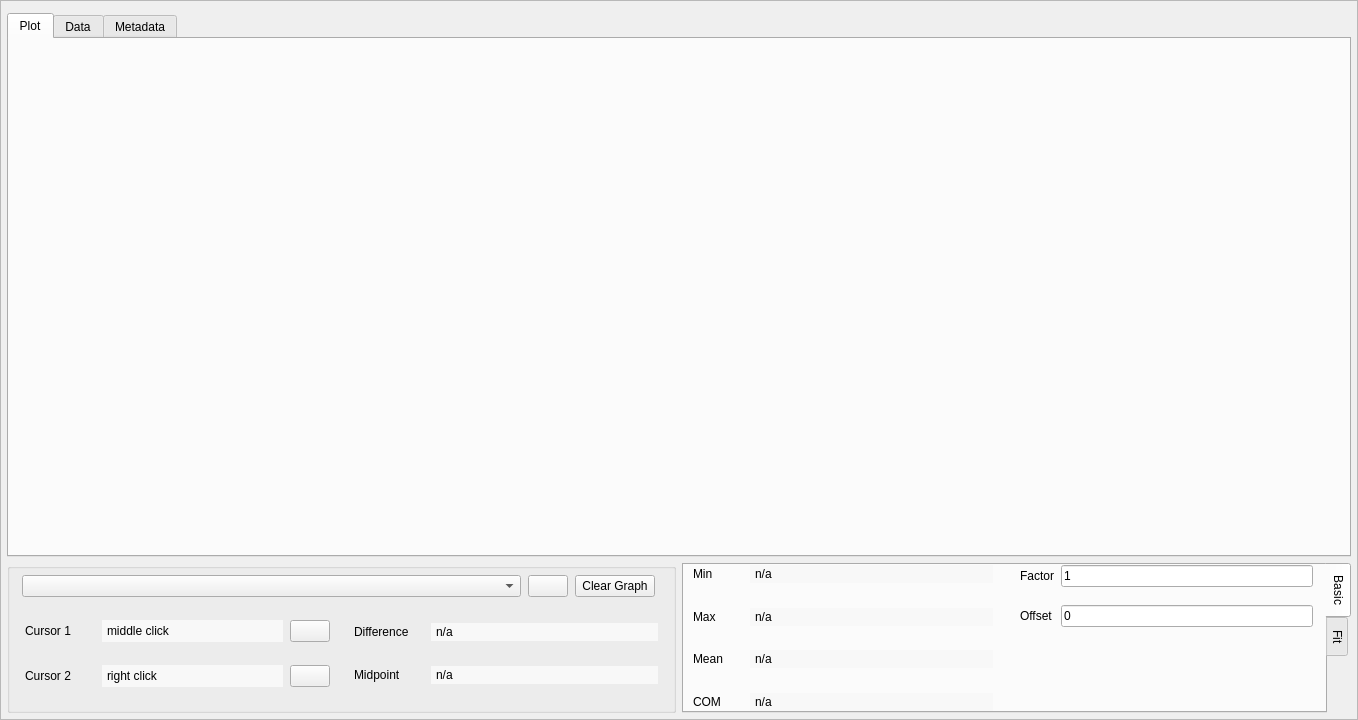
<?xml version="1.0" encoding="UTF-8"?>
<ui version="4.0">
 <class>Form</class>
 <widget class="QWidget" name="Form">
  <property name="geometry">
   <rect>
    <x>0</x>
    <y>0</y>
    <width>1358</width>
    <height>720</height>
   </rect>
  </property>
  <property name="windowTitle">
   <string>Form</string>
  </property>
  <layout class="QVBoxLayout" name="verticalLayout_2">
   <property name="spacing">
    <number>-1</number>
   </property>
   <property name="leftMargin">
    <number>0</number>
   </property>
   <property name="topMargin">
    <number>0</number>
   </property>
   <property name="rightMargin">
    <number>0</number>
   </property>
   <property name="bottomMargin">
    <number>0</number>
   </property>
   <item>
    <widget class="QScrollArea" name="scrollArea">
     <property name="sizeAdjustPolicy">
      <enum>QAbstractScrollArea::AdjustIgnored</enum>
     </property>
     <property name="widgetResizable">
      <bool>true</bool>
     </property>
     <widget class="QWidget" name="scrollAreaWidgetContents">
      <property name="geometry">
       <rect>
        <x>0</x>
        <y>0</y>
        <width>1356</width>
        <height>718</height>
       </rect>
      </property>
      <layout class="QVBoxLayout" name="verticalLayout">
       <property name="spacing">
        <number>6</number>
       </property>
       <property name="leftMargin">
        <number>6</number>
       </property>
       <property name="topMargin">
        <number>12</number>
       </property>
       <property name="rightMargin">
        <number>6</number>
       </property>
       <property name="bottomMargin">
        <number>6</number>
       </property>
       <item>
        <widget class="QTabWidget" name="tabWidget">
         <property name="currentIndex">
          <number>0</number>
         </property>
         <widget class="QWidget" name="plotPageMpl">
          <attribute name="title">
           <string>Plot</string>
          </attribute>
          <layout class="QVBoxLayout" name="verticalLayout_3">
           <property name="leftMargin">
            <number>6</number>
           </property>
           <property name="topMargin">
            <number>6</number>
           </property>
           <property name="rightMargin">
            <number>6</number>
           </property>
           <property name="bottomMargin">
            <number>6</number>
           </property>
           <item>
            <widget class="QWidget" name="plotMPL" native="true"/>
           </item>
          </layout>
         </widget>
         <widget class="QWidget" name="dataPage">
          <attribute name="title">
           <string>Data</string>
          </attribute>
          <layout class="QVBoxLayout" name="vblayout_4">
           <property name="leftMargin">
            <number>10</number>
           </property>
           <property name="topMargin">
            <number>10</number>
           </property>
           <property name="rightMargin">
            <number>10</number>
           </property>
           <property name="bottomMargin">
            <number>10</number>
           </property>
           <item>
            <widget class="QTableView" name="tableView">
             <property name="frameShape">
              <enum>QFrame::NoFrame</enum>
             </property>
             <property name="alternatingRowColors">
              <bool>true</bool>
             </property>
             <property name="selectionBehavior">
              <enum>QAbstractItemView::SelectRows</enum>
             </property>
             <property name="gridStyle">
              <enum>Qt::DotLine</enum>
             </property>
            </widget>
           </item>
          </layout>
         </widget>
         <widget class="QWidget" name="metadataPage">
          <attribute name="title">
           <string>Metadata</string>
          </attribute>
          <layout class="QVBoxLayout" name="vblayout_3">
           <property name="topMargin">
            <number>20</number>
           </property>
           <item>
            <widget class="QTextBrowser" name="metadata">
             <property name="font">
              <font>
               <family>Monospace</family>
               <pointsize>10</pointsize>
              </font>
             </property>
             <property name="frameShape">
              <enum>QFrame::NoFrame</enum>
             </property>
            </widget>
           </item>
          </layout>
         </widget>
        </widget>
       </item>
       <item>
        <widget class="QWidget" name="infoPanel" native="true">
         <property name="sizePolicy">
          <sizepolicy hsizetype="Preferred" vsizetype="Fixed">
           <horstretch>0</horstretch>
           <verstretch>0</verstretch>
          </sizepolicy>
         </property>
         <property name="minimumSize">
          <size>
           <width>0</width>
           <height>150</height>
          </size>
         </property>
         <property name="maximumSize">
          <size>
           <width>16777215</width>
           <height>150</height>
          </size>
         </property>
         <layout class="QHBoxLayout" name="horizontalLayout">
          <property name="spacing">
           <number>-1</number>
          </property>
          <property name="leftMargin">
           <number>0</number>
          </property>
          <property name="topMargin">
           <number>0</number>
          </property>
          <property name="rightMargin">
           <number>0</number>
          </property>
          <property name="bottomMargin">
           <number>0</number>
          </property>
          <item>
           <widget class="QGroupBox" name="cursorInfo">
            <property name="sizePolicy">
             <sizepolicy hsizetype="Preferred" vsizetype="Expanding">
              <horstretch>1</horstretch>
              <verstretch>0</verstretch>
             </sizepolicy>
            </property>
            <property name="minimumSize">
             <size>
              <width>0</width>
              <height>0</height>
             </size>
            </property>
            <property name="title">
             <string/>
            </property>
            <layout class="QVBoxLayout" name="verticalLayout_1">
             <property name="spacing">
              <number>0</number>
             </property>
             <property name="leftMargin">
              <number>6</number>
             </property>
             <property name="topMargin">
              <number>6</number>
             </property>
             <property name="rightMargin">
              <number>6</number>
             </property>
             <property name="bottomMargin">
              <number>0</number>
             </property>
             <!-- <item>
              <widget class="QLabel" name="filePath_viz">
               <property name="toolTip">
                <string>Selected curve file path</string>
               </property>
               <property name="styleSheet">
                <string notr="true">QLabel {
    background-color: rgb(248, 248, 248);
    border: none;
    padding: 2px;
    color: rgb(100, 100, 100); /* Light grey text */
}</string>
               </property>
               <property name="text">
                <string>File Path</string>
               </property>
               <property name="indent">
                <number>5</number>
               </property>
              </widget>
             </item> -->
             <item>
              <widget class="QWidget" name="curves" native="true">
               <property name="sizePolicy">
                <sizepolicy hsizetype="Preferred" vsizetype="Maximum">
                 <horstretch>0</horstretch>
                 <verstretch>0</verstretch>
                </sizepolicy>
               </property>
               <property name="maximumSize">
                <size>
                 <width>16777215</width>
                 <height>40</height>
                </size>
               </property>
               <layout class="QHBoxLayout" name="horizontalLayout_1">
                <property name="spacing">
                 <number>7</number>
                </property>
                <property name="leftMargin">
                 <number>6</number>
                </property>
                <property name="topMargin">
                 <number>0</number>
                </property>
                <property name="rightMargin">
                 <number>12</number>
                </property>
                <property name="bottomMargin">
                 <number>0</number>
                </property>
                <item>
                 <widget class="QComboBox" name="curveBox">
                  <property name="sizePolicy">
                   <sizepolicy hsizetype="Expanding" vsizetype="Fixed">
                    <horstretch>0</horstretch>
                    <verstretch>0</verstretch>
                   </sizepolicy>
                  </property>
                  <property name="toolTip">
                   <string/>
                  </property>
                 </widget>
                </item>
                <item>
                 <widget class="QPushButton" name="curveRemove">
                  <property name="toolTip">
                   <string>Remove selected curve from graph</string>
                  </property>
                  <property name="text">
                   <string/>
                  </property>
                  <property name="icon">
                   <iconset>
                    <normaloff>delete.png</normaloff>delete.png</iconset>
                  </property>
                  <property name="iconSize">
                   <size>
                    <width>14</width>
                    <height>14</height>
                   </size>
                  </property>
                 </widget>
                </item>
                <item>
                 <widget class="QPushButton" name="clearAll">
                  <property name="text">
                   <string>Clear Graph</string>
                  </property>
                 </widget>
                </item>
               </layout>
              </widget>
             </item>
             <item>
              <widget class="QWidget" name="basicStats" native="true">
               <layout class="QGridLayout" name="gridlayout_2" columnstretch="1,1">
                <property name="leftMargin">
                 <number>0</number>
                </property>
                <property name="topMargin">
                 <number>0</number>
                </property>
                <property name="rightMargin">
                 <number>0</number>
                </property>
                <property name="bottomMargin">
                 <number>0</number>
                </property>
                <item row="1" column="1">
                 <widget class="QWidget" name="diffMidpt" native="true">
                  <layout class="QGridLayout" name="gridLayout_4">
                   <property name="topMargin">
                    <number>0</number>
                   </property>
                   <property name="bottomMargin">
                    <number>0</number>
                   </property>
                   <property name="horizontalSpacing">
                    <number>7</number>
                   </property>
                   <property name="verticalSpacing">
                    <number>0</number>
                   </property>
                   <item row="1" column="1">
                    <widget class="QLabel" name="diff_text">
                     <property name="toolTip">
                      <string>(x1-x2,y1-y2)</string>
                     </property>
                     <property name="styleSheet">
                      <string notr="true">QLabel {
    background-color: rgb(248, 248, 248);
    border: none;
    padding: 2px;
}</string>
                     </property>
                     <property name="text">
                      <string>n/a</string>
                     </property>
                    </widget>
                   </item>
                   <item row="4" column="0">
                    <spacer name="verticalSpacer_2">
                     <property name="orientation">
                      <enum>Qt::Vertical</enum>
                     </property>
                     <property name="sizeHint" stdset="0">
                      <size>
                       <width>20</width>
                       <height>40</height>
                      </size>
                     </property>
                    </spacer>
                   </item>
                   <item row="3" column="1">
                    <widget class="QLabel" name="midpoint_text">
                     <property name="toolTip">
                      <string>(0.5*(x1 + x2), 0.5*(y1 + y2))</string>
                     </property>
                     <property name="styleSheet">
                      <string notr="true">QLabel {
    background-color: rgb(248, 248, 248);
    border: none;
    padding: 2px;
}</string>
                     </property>
                     <property name="text">
                      <string>n/a</string>
                     </property>
                    </widget>
                   </item>
                   <item row="3" column="0">
                    <widget class="QLabel" name="midpoint_label">
                     <property name="maximumSize">
                      <size>
                       <width>80</width>
                       <height>16777215</height>
                      </size>
                     </property>
                     <property name="toolTip">
                      <string>(0.5*(x1 + x2), 0.5*(y1 + y2) )</string>
                     </property>
                     <property name="text">
                      <string>Midpoint</string>
                     </property>
                    </widget>
                   </item>
                   <item row="1" column="0">
                    <widget class="QLabel" name="diff_label">
                     <property name="maximumSize">
                      <size>
                       <width>70</width>
                       <height>16777215</height>
                      </size>
                     </property>
                     <property name="toolTip">
                      <string>(x1-x2,y1-y2)</string>
                     </property>
                     <property name="text">
                      <string>Difference</string>
                     </property>
                    </widget>
                   </item>
                   <item row="0" column="0">
                    <spacer name="verticalSpacer">
                     <property name="orientation">
                      <enum>Qt::Vertical</enum>
                     </property>
                     <property name="sizeHint" stdset="0">
                      <size>
                       <width>20</width>
                       <height>40</height>
                      </size>
                     </property>
                    </spacer>
                   </item>
                   <item row="2" column="0">
                    <spacer name="verticalSpacer_3">
                     <property name="orientation">
                      <enum>Qt::Vertical</enum>
                     </property>
                     <property name="sizeHint" stdset="0">
                      <size>
                       <width>20</width>
                       <height>40</height>
                      </size>
                     </property>
                    </spacer>
                   </item>
                  </layout>
                 </widget>
                </item>
                <item row="1" column="0">
                 <widget class="QWidget" name="cursoInfo" native="true">
                  <layout class="QGridLayout" name="gridLayout_3">
                   <property name="topMargin">
                    <number>0</number>
                   </property>
                   <property name="bottomMargin">
                    <number>0</number>
                   </property>
                   <property name="horizontalSpacing">
                    <number>7</number>
                   </property>
                   <property name="verticalSpacing">
                    <number>0</number>
                   </property>
                   <item row="0" column="0">
                    <widget class="QLabel" name="cursor1_label">
                     <property name="maximumSize">
                      <size>
                       <width>70</width>
                       <height>16777215</height>
                      </size>
                     </property>
                     <property name="toolTip">
                      <string>Press middle click</string>
                     </property>
                     <property name="text">
                      <string>Cursor 1</string>
                     </property>
                    </widget>
                   </item>
                   <item row="1" column="2">
                    <widget class="QPushButton" name="cursor2_remove">
                     <property name="maximumSize">
                      <size>
                       <width>40</width>
                       <height>16777215</height>
                      </size>
                     </property>
                     <property name="toolTip">
                      <string>Remove cursor 2</string>
                     </property>
                     <property name="text">
                      <string/>
                     </property>
                     <property name="icon">
                      <iconset>
                       <normaloff>delete.png</normaloff>delete.png</iconset>
                     </property>
                     <property name="iconSize">
                      <size>
                       <width>14</width>
                       <height>14</height>
                      </size>
                     </property>
                    </widget>
                   </item>
                   <item row="0" column="1">
                    <widget class="QLabel" name="pos1_text">
                     <property name="toolTip">
                      <string>Cursor 1 position</string>
                     </property>
                     <property name="styleSheet">
                      <string notr="true">QLabel {
    background-color: rgb(248, 248, 248);
    border: none;
    padding: 2px;
}</string>
                     </property>
                     <property name="text">
                      <string>middle click</string>
                     </property>
                    </widget>
                   </item>
                   <item row="0" column="2">
                    <widget class="QPushButton" name="cursor1_remove">
                     <property name="maximumSize">
                      <size>
                       <width>40</width>
                       <height>16777215</height>
                      </size>
                     </property>
                     <property name="toolTip">
                      <string>Remove cursor 1</string>
                     </property>
                     <property name="text">
                      <string/>
                     </property>
                     <property name="icon">
                      <iconset>
                       <normaloff>delete.png</normaloff>delete.png</iconset>
                     </property>
                     <property name="iconSize">
                      <size>
                       <width>14</width>
                       <height>14</height>
                      </size>
                     </property>
                    </widget>
                   </item>
                   <item row="1" column="0">
                    <widget class="QLabel" name="cursor2_label">
                     <property name="maximumSize">
                      <size>
                       <width>80</width>
                       <height>16777215</height>
                      </size>
                     </property>
                     <property name="toolTip">
                      <string>Press right click</string>
                     </property>
                     <property name="text">
                      <string>Cursor 2</string>
                     </property>
                    </widget>
                   </item>
                   <item row="1" column="1">
                    <widget class="QLabel" name="pos2_text">
                     <property name="toolTip">
                      <string>Cursor 2 position</string>
                     </property>
                     <property name="styleSheet">
                      <string notr="true">QLabel {
    background-color: rgb(248, 248, 248);
    border: none;
    padding: 2px;
}</string>
                     </property>
                     <property name="text">
                      <string>right click</string>
                     </property>
                    </widget>
                   </item>
                  </layout>
                 </widget>
                </item>
               </layout>
              </widget>
             </item>
            </layout>
           </widget>
          </item>
          <item>
           <widget class="QTabWidget" name="graphInfo">
            <property name="sizePolicy">
             <sizepolicy hsizetype="Preferred" vsizetype="Expanding">
              <horstretch>1</horstretch>
              <verstretch>0</verstretch>
             </sizepolicy>
            </property>
            <property name="minimumSize">
             <size>
              <width>0</width>
              <height>0</height>
             </size>
            </property>
            <property name="tabPosition">
             <enum>QTabWidget::East</enum>
            </property>
            <property name="tabShape">
             <enum>QTabWidget::Rounded</enum>
            </property>
            <property name="currentIndex">
             <number>0</number>
            </property>
            <property name="tabsClosable">
             <bool>false</bool>
            </property>
            <widget class="QWidget" name="basicTab">
             <attribute name="title">
              <string>Basic</string>
             </attribute>
             <layout class="QVBoxLayout" name="verticalLayout_1">
              <property name="spacing">
               <number>0</number>
              </property>
              <property name="leftMargin">
               <number>0</number>
              </property>
              <property name="topMargin">
               <number>0</number>
              </property>
              <property name="rightMargin">
               <number>0</number>
              </property>
              <property name="bottomMargin">
               <number>0</number>
              </property>
              <item>
               <widget class="QWidget" name="basixStats" native="true">
                <layout class="QGridLayout" name="gridlayout_2" columnstretch="1,1">
                 <property name="leftMargin">
                  <number>0</number>
                 </property>
                 <property name="topMargin">
                  <number>0</number>
                 </property>
                 <property name="rightMargin">
                  <number>0</number>
                 </property>
                 <property name="bottomMargin">
                  <number>0</number>
                 </property>
                 <property name="verticalSpacing">
                  <number>-1</number>
                 </property>
                 <item row="1" column="0">
                  <widget class="QWidget" name="minMax" native="true">
                   <layout class="QGridLayout" name="gridLayout_3">
                    <property name="topMargin">
                     <number>0</number>
                    </property>
                    <property name="bottomMargin">
                     <number>0</number>
                    </property>
                    <property name="horizontalSpacing">
                     <number>7</number>
                    </property>
                    <property name="verticalSpacing">
                     <number>0</number>
                    </property>
                    <item row="9" column="1">
                     <spacer name="verticalSpacer_11">
                      <property name="orientation">
                       <enum>Qt::Vertical</enum>
                      </property>
                      <property name="sizeHint" stdset="0">
                       <size>
                        <width>20</width>
                        <height>20</height>
                       </size>
                      </property>
                     </spacer>
                    </item>
                    <item row="4" column="1">
                     <widget class="QLabel" name="max_text">
                      <property name="toolTip">
                       <string>(x,y) coordinates for MAX</string>
                      </property>
                      <property name="styleSheet">
                       <string notr="true">QLabel {
    background-color: rgb(248, 248, 248);
    border: none;
    padding: 2px;
}</string>
                      </property>
                      <property name="text">
                       <string>n/a</string>
                      </property>
                     </widget>
                    </item>
                    <item row="8" column="1">
                     <widget class="QLabel" name="mean_text">
                      <property name="styleSheet">
                       <string notr="true">QLabel {
    background-color: rgb(248, 248, 248);
    border: none;
    padding: 2px;
}</string>
                      </property>
                      <property name="text">
                       <string>n/a</string>
                      </property>
                     </widget>
                    </item>
                    <item row="10" column="1">
                     <widget class="QLabel" name="com_text">
                      <property name="toolTip">
                       <string>center of mass</string>
                      </property>
                      <property name="styleSheet">
                       <string notr="true">QLabel {
    background-color: rgb(248, 248, 248);
    border: none;
    padding: 2px;
}</string>
                      </property>
                      <property name="text">
                       <string>n/a</string>
                      </property>
                     </widget>
                    </item>
                    <item row="10" column="0">
                     <widget class="QLabel" name="com_label">
                      <property name="toolTip">
                       <string>Centor of mass abscissa</string>
                      </property>
                      <property name="text">
                       <string>COM</string>
                      </property>
                     </widget>
                    </item>
                    <item row="4" column="0">
                     <widget class="QLabel" name="max_label">
                      <property name="toolTip">
                       <string>(x,y) coordinates for MAX</string>
                      </property>
                      <property name="text">
                       <string>Max</string>
                      </property>
                     </widget>
                    </item>
                    <item row="3" column="0">
                     <spacer name="verticalSpacer_9">
                      <property name="orientation">
                       <enum>Qt::Vertical</enum>
                      </property>
                      <property name="sizeHint" stdset="0">
                       <size>
                        <width>20</width>
                        <height>20</height>
                       </size>
                      </property>
                     </spacer>
                    </item>
                    <item row="8" column="0">
                     <widget class="QLabel" name="mean_label">
                      <property name="text">
                       <string>Mean</string>
                      </property>
                     </widget>
                    </item>
                    <item row="2" column="0">
                     <widget class="QLabel" name="min_label">
                      <property name="maximumSize">
                       <size>
                        <width>50</width>
                        <height>16777215</height>
                       </size>
                      </property>
                      <property name="toolTip">
                       <string>(x,y) coordinates for MIN</string>
                      </property>
                      <property name="text">
                       <string>Min</string>
                      </property>
                     </widget>
                    </item>
                    <item row="2" column="1">
                     <widget class="QLabel" name="min_text">
                      <property name="minimumSize">
                       <size>
                        <width>100</width>
                        <height>0</height>
                       </size>
                      </property>
                      <property name="toolTip">
                       <string>(x,y) coordinates for MIN</string>
                      </property>
                      <property name="styleSheet">
                       <string notr="true">QLabel {
    background-color: rgb(248, 248, 248);
    border: none;
    padding: 2px;
}</string>
                      </property>
                      <property name="text">
                       <string>n/a</string>
                      </property>
                     </widget>
                    </item>
                    <item row="7" column="1">
                     <spacer name="verticalSpacer_10">
                      <property name="orientation">
                       <enum>Qt::Vertical</enum>
                      </property>
                      <property name="sizeHint" stdset="0">
                       <size>
                        <width>20</width>
                        <height>20</height>
                       </size>
                      </property>
                     </spacer>
                    </item>
                   </layout>
                  </widget>
                 </item>
                 <item row="1" column="1">
                  <widget class="QWidget" name="comMean" native="true">
                   <layout class="QGridLayout" name="gridLayout_4">
                    <property name="leftMargin">
                     <number>12</number>
                    </property>
                    <property name="topMargin">
                     <number>0</number>
                    </property>
                    <property name="rightMargin">
                     <number>12</number>
                    </property>
                    <property name="bottomMargin">
                     <number>0</number>
                    </property>
                    <property name="horizontalSpacing">
                     <number>7</number>
                    </property>
                    <property name="verticalSpacing">
                     <number>0</number>
                    </property>
                    <item row="6" column="2">
                     <spacer name="verticalSpacer_8">
                      <property name="orientation">
                       <enum>Qt::Vertical</enum>
                      </property>
                      <property name="sizeHint" stdset="0">
                       <size>
                        <width>20</width>
                        <height>40</height>
                       </size>
                      </property>
                     </spacer>
                    </item>
                    <item row="1" column="2">
                     <spacer name="verticalSpacer_5">
                      <property name="orientation">
                       <enum>Qt::Vertical</enum>
                      </property>
                      <property name="sizeHint" stdset="0">
                       <size>
                        <width>20</width>
                        <height>30</height>
                       </size>
                      </property>
                     </spacer>
                    </item>
                    <item row="2" column="2">
                     <widget class="QLineEdit" name="offset_value">
                      <property name="toolTip">
                       <string>offset + (factor *y)</string>
                      </property>
                      <property name="text">
                       <string>0</string>
                      </property>
                     </widget>
                    </item>
                    <item row="2" column="0">
                     <widget class="QLabel" name="offset_label">
                      <property name="toolTip">
                       <string>Enter a number to offset the y-values of the selected curve</string>
                      </property>
                      <property name="text">
                       <string>Offset</string>
                      </property>
                     </widget>
                    </item>
                    <item row="5" column="2">
                     <spacer name="verticalSpacer_7">
                      <property name="orientation">
                       <enum>Qt::Vertical</enum>
                      </property>
                      <property name="sizeHint" stdset="0">
                       <size>
                        <width>20</width>
                        <height>40</height>
                       </size>
                      </property>
                     </spacer>
                    </item>
                    <item row="0" column="0">
                     <widget class="QLabel" name="factor_label">
                      <property name="maximumSize">
                       <size>
                        <width>70</width>
                        <height>16777215</height>
                       </size>
                      </property>
                      <property name="toolTip">
                       <string>Enter a number to scale the y-values of the selected curve</string>
                      </property>
                      <property name="text">
                       <string>Factor</string>
                      </property>
                     </widget>
                    </item>
                    <item row="0" column="2">
                     <widget class="QLineEdit" name="factor_value">
                      <property name="toolTip">
                       <string>offset + (factor *y)</string>
                      </property>
                      <property name="text">
                       <string>1</string>
                      </property>
                     </widget>
                    </item>
                    <item row="4" column="2">
                     <spacer name="verticalSpacer_12">
                      <property name="orientation">
                       <enum>Qt::Vertical</enum>
                      </property>
                      <property name="sizeHint" stdset="0">
                       <size>
                        <width>20</width>
                        <height>40</height>
                       </size>
                      </property>
                     </spacer>
                    </item>
                   </layout>
                  </widget>
                 </item>
                </layout>
               </widget>
              </item>
             </layout>
            </widget>
            <widget class="QWidget" name="advancedTab">
             <attribute name="title">
              <string>Fit</string>
             </attribute>
             <layout class="QVBoxLayout" name="verticalLayout_1">
              <property name="spacing">
               <number>0</number>
              </property>
              <property name="leftMargin">
               <number>0</number>
              </property>
              <property name="topMargin">
               <number>0</number>
              </property>
              <property name="rightMargin">
               <number>0</number>
              </property>
              <property name="bottomMargin">
               <number>0</number>
              </property>
              <item>
               <widget class="QScrollArea" name="fitScrollArea">
                <property name="widgetResizable">
                 <bool>true</bool>
                </property>
                <property name="horizontalScrollBarPolicy">
                 <enum>Qt::ScrollBarAsNeeded</enum>
                </property>
                <property name="verticalScrollBarPolicy">
                 <enum>Qt::ScrollBarAsNeeded</enum>
                </property>
                <widget class="QWidget" name="fitScrollAreaWidgetContents">
                 <property name="geometry">
                  <rect>
                   <x>0</x>
                   <y>0</y>
                   <width>400</width>
                   <height>300</height>
                  </rect>
                 </property>
                 <layout class="QVBoxLayout" name="fitContentLayout">
                  <property name="spacing">
                   <number>6</number>
                  </property>
                  <property name="leftMargin">
                   <number>6</number>
                  </property>
                  <property name="topMargin">
                   <number>6</number>
                  </property>
                  <property name="rightMargin">
                   <number>6</number>
                  </property>
                  <property name="bottomMargin">
                   <number>6</number>
                  </property>
                  <item>
                   <widget class="QGroupBox" name="fitControls">
                    <property name="title">
                     <string>Fit Controls</string>
                    </property>
                    <layout class="QGridLayout" name="fitControlsLayout">
                     <property name="horizontalSpacing">
                      <number>7</number>
                     </property>
                     <property name="verticalSpacing">
                      <number>5</number>
                     </property>
                     <item row="0" column="0">
                      <widget class="QLabel" name="fitModelLabel">
                       <property name="text">
                        <string>Fit Model:</string>
                       </property>
                      </widget>
                     </item>
                     <item row="0" column="1">
                      <widget class="QComboBox" name="fitModelCombo">
                       <property name="toolTip">
                        <string>Select fit model to apply</string>
                       </property>
                      </widget>
                     </item>
                     <item row="1" column="0">
                      <widget class="QLabel" name="fitRangeLabel">
                       <property name="text">
                        <string>Fit Range:</string>
                       </property>
                      </widget>
                     </item>
                     <item row="1" column="1">
                      <widget class="QCheckBox" name="useFitRangeCheck">
                       <property name="text">
                        <string>Use cursor range</string>
                       </property>
                       <property name="toolTip">
                        <string>Use cursor positions to define fit range</string>
                       </property>
                      </widget>
                     </item>
                     <item row="2" column="0" colspan="2">
                      <widget class="QWidget" name="fitButtonsContainer" native="true">
                       <layout class="QHBoxLayout" name="fitButtonsLayout">
                        <property name="spacing">
                         <number>5</number>
                        </property>
                        <item>
                         <widget class="QPushButton" name="fitButton">
                          <property name="text">
                           <string>Fit</string>
                          </property>
                          <property name="toolTip">
                           <string>Perform fit on selected curve</string>
                          </property>
                         </widget>
                        </item>
                        <item>
                         <widget class="QPushButton" name="clearFitsButton">
                          <property name="text">
                           <string>Clear All</string>
                          </property>
                          <property name="toolTip">
                           <string>Remove all fits from current curve</string>
                          </property>
                         </widget>
                        </item>
                       </layout>
                      </widget>
                     </item>
                    </layout>
                   </widget>
                  </item>
                  <item>
                   <widget class="QGroupBox" name="fitResults">
                    <property name="title">
                     <string>Fit Results</string>
                    </property>
                    <layout class="QVBoxLayout" name="fitResultsLayout">
                     <property name="spacing">
                      <number>5</number>
                     </property>
                     <item>
                      <widget class="QListWidget" name="fitList">
                       <property name="toolTip">
                        <string>List of fits for current curve</string>
                       </property>
                       <property name="maximumHeight">
                        <number>100</number>
                       </property>
                      </widget>
                     </item>
                     <item>
                      <widget class="QTextEdit" name="fitDetails">
                       <property name="toolTip">
                        <string>Detailed fit results and parameters</string>
                       </property>
                       <property name="maximumHeight">
                        <number>150</number>
                       </property>
                       <property name="readOnly">
                        <bool>true</bool>
                       </property>
                      </widget>
                     </item>
                    </layout>
                   </widget>
                  </item>
                  <item>
                   <spacer name="fitVerticalSpacer">
                    <property name="orientation">
                     <enum>Qt::Vertical</enum>
                    </property>
                    <property name="sizeHint" stdset="0">
                     <size>
                      <width>20</width>
                      <height>40</height>
                     </size>
                    </property>
                   </spacer>
                  </item>
                 </layout>
                </widget>
               </widget>
              </item>
             </layout>
            </widget>
           </widget>
          </item>
         </layout>
        </widget>
       </item>
      </layout>
     </widget>
    </widget>
   </item>
  </layout>
 </widget>
 <resources/>
 <connections/>
</ui>
